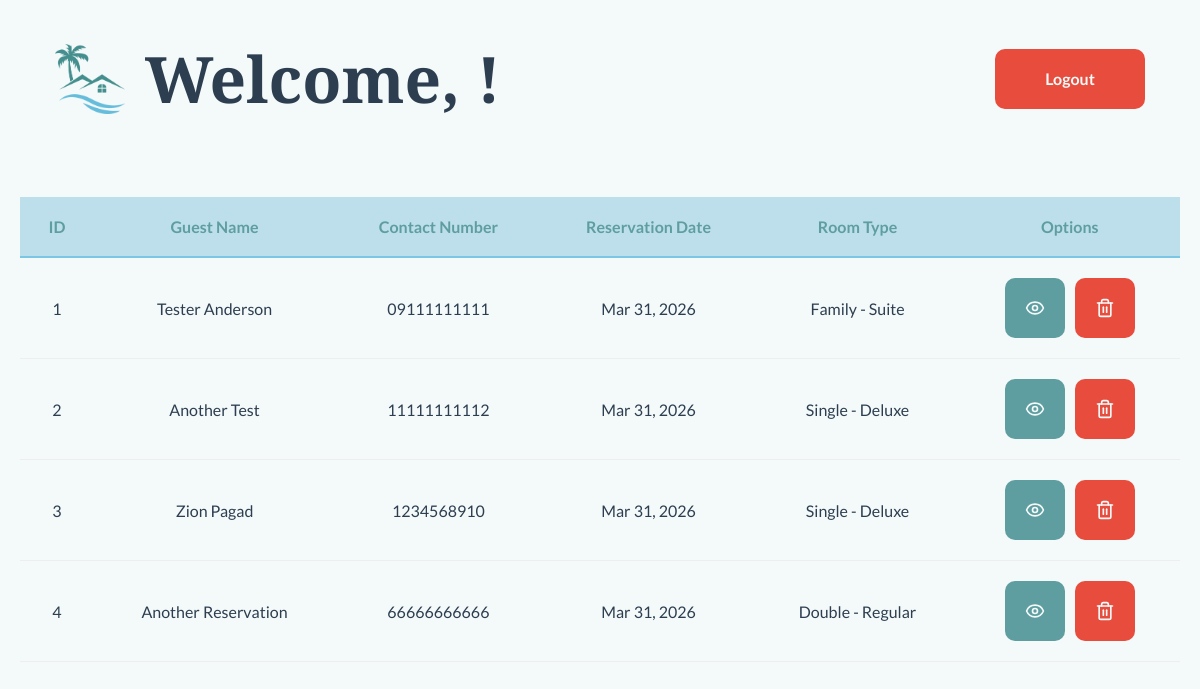
The app's page /admin.php with its own data.
### tables this page shows
CREATE TABLE `tbl_reservation` (
  `reservationID` int(11) NOT NULL,
  `guestID` int(11) NOT NULL,
  `reservationDate` date DEFAULT NULL,
  `reservationStartDate` date DEFAULT NULL,
  `reservationEndDate` date DEFAULT NULL,
  `reservationRoomType` varchar(7) DEFAULT NULL,
  `reservationRoomCapacity` varchar(6) DEFAULT NULL,
  `reservationPaymentType` varchar(11) DEFAULT NULL,
  `reservationNoOfDays` int(3) DEFAULT NULL
);

CREATE TABLE `tbl_guests` (
  `guestID` int(11) NOT NULL,
  `guestName` varchar(50) DEFAULT NULL,
  `guestContact` varchar(11) DEFAULT NULL
);

### admin.php (the view, shortened to what this page needs)
<!DOCTYPE html>
<html lang="en">
<head>
    <link rel="stylesheet" href="css/main.css">
    <link rel="stylesheet" href="css/admin.css">
</head>
<body>
    <?php
    require 'includes/dbconn.php';
    try {
        $sql = "SELECT r.reservationID, g.guestName, g.guestContact, r.reservationDate, r.reservationRoomType, r.reservationRoomCapacity FROM tbl_reservation r INNER JOIN tbl_guests g ON r.guestID = g.guestID ORDER BY r.reservationID ASC";
        $stmt = $pdo->query($sql);
        $reservations = $stmt->fetchAll();
    } catch (PDOException $e) {
        die("Error fetching reservations: " . $e->getMessage());
    }
    ?>
    <div class="container d-flex flex-column justify-center gap-40">
        <div class="admin-header d-flex justify-between align-center" style="padding: 35px;">
            <div class="d-flex justify-center align-center gap-20">
                <img src="img/kubo-breeze-logo.png" alt="" style="height:70px; width:70px;">
                <h1 class="admin-title">Welcome, <?php echo $_SESSION['admin_user']; ?>!</h1>
            </div>
            <form action="<?php echo htmlspecialchars($_SERVER['PHP_SELF']); ?>" method="post">
                <input type="submit" name="btnLogout" value="Logout" class="btn-reservation-reset-btn">
            </form>
        </div>
        <div class="reservation-table d-flex justify-center">
            <table>
                <thead>
                    <tr>
                        <th colspan="1">ID</th>
                        <th colspan="1">Guest Name</th>
                        <th colspan="1">Contact Number</th>
                        <th colspan="1">Reservation Date</th>
                        <th colspan="1">Room Type</th>
                        <th colspan="1">Options</th>
                    </tr>
                </thead>
                <tbody>
                    <?php if (count($reservations) > 0): ?>
                        <?php foreach ($reservations as $row): ?>
                            <tr style="border-bottom: 1px solid #eee;">
                                <td colspan="1"><?= $row['reservationID'] ?></td>
                                <td colspan="1"><?= htmlspecialchars($row['guestName']) ?></td>
                                <td colspan="1"><?= htmlspecialchars($row['guestContact']) ?></td>
                                <td colspan="1"><?= date('M d, Y', strtotime($row['reservationDate'])) ?></td>
                                <td colspan="1">
                                    <?= $row['reservationRoomCapacity'] ?> - <?= $row['reservationRoomType'] ?>
                                </td>
                                <td colspan="1" style="text-align: center;">
                                    <div class="d-flex gap-10 justify-center">
                                        <a href="UpdateReservation.php?id=<?= $row['reservationID'] ?>" class="btn-reservation-header d-flex justify-center align-center" style="width:60px; height:60px;"><i data-lucide="eye"></i></a>
                                        <a href="DeleteReservation.php?id=<?= $row['reservationID'] ?>" class="btn-reservation-reset-btn d-flex justify-center align-center" style="width:60px; height:60px;" onclick="return confirm('Are you sure you want to delete this reservation?');"><i data-lucide="trash"></i></a>
                                    </div>
                                </td>
                            </tr>
                        <?php endforeach; ?>
                    <?php else: ?>
                        <tr>
                            <td colspan="6">No reservations found.</td>
                        </tr>
                    <?php endif; ?>
                </tbody>
            </table>
        </div>
    </div>
</body>
</html>

### css/main.css (style rules this page uses)
* { margin:0; padding:0; box-sizing:border-box; }
img { pointer-events:none; }
a { text-decoration: none; color: var(--text-main); }
[data-lucide] { width: 20px; height: 20px; stroke-width: 2px; vertical-align: middle; }

### css/admin.css (style rules this page uses)
body { background: var(--bg-main); }
.admin-title { font-family: var(--font-heading); font-size: var(--page-heading); font-weight: bold; color: var(--text-main); }
table { width:100%; border-collapse: collapse; border-radius:20px; }
thead { font-family: var(--font-body); font-size: var(--ui); font-weight: bold; color: var(--primary); background: var(--secondary-disabled); }
tbody { font-family: var(--font-body); font-size: var(--page-body); color: var(--text-main); }
thead tr th { border-bottom: 2px solid var(--secondary); padding: 20px; }
tbody tr td { text-align: center; padding: 20px; }

### css/variables.css (style rules this page uses)
:root { --font-heading: 'Playfair Display', sans-serif; --font-body: 'Lato', sans-serif; --page-heading: 64px; --section-heading: 36px; --page-body: 16px; --ui: 16px; --font-bold: bold; --primary: #5F9EA0; --primary-hover: #4d8284; --primary-pressed: #3d6668; --primary-disabled: #a0c2c3; --secondary: #7BC6E5; --secondary-hover: #5daed1; --secondary-pressed: #4491b4; --secondary-disabled: #bcdfeb; --accent: #F9D057; --accent-hover: #e0b63a; --accent-pressed: #c29d2b; --accent-disabled: #fce8ad; --bg-main: #F4F9F9; --bg-white: #FFFFFF; --text-main: #2C3E50; --text-light: #7F8C8D; --text-white: #F4F9F9; --success: #27ae60; --success-hover: #2ecc71; --success-pressed: #1e8449; --failure: #e74c3c; --failure-hover: #ff5e4d; --failure-pressed: #c0392b; }

### css/layout.css (style rules this page uses)
.container { max-width:1400px; margin: 0 auto; padding: 0 20px; }

### css/components.css (style rules this page uses)
.btn-reservation-header { width:150px; height:60px !important; background: var(--primary); font-family: var(--font-body); font-weight: var(--font-bold); font-size: var(--ui); color: var(--text-white) !important; border-radius: 10px; transition: 0.4s ease; cursor:pointer; }
.btn-reservation-reset-btn { width:150px; height:60px !important; background: var(--failure); font-family: var(--font-body); font-weight: var(--font-bold); font-size: var(--ui); color: var(--text-white) !important; border-radius: 10px; transition: 0.4s ease; cursor:pointer; border:none; }

### css/util.css (style rules this page uses)
.d-flex { display:flex !important; }
.align-center { align-items:center !important; }
.justify-between { justify-content: space-between !important; }
.justify-center { justify-content:center !important; }
.flex-column { flex-direction:column !important; }
.gap-10 { gap: 10px; }
.gap-20 { gap: 20px; }
.gap-40 { gap: 40px; }

### records on screen
tbl_reservation: reservationID "1", guestID.guestName "Tester Anderson", guestID.guestContact "09111111111", reservationDate "Mar 31, 2026", reservationRoomCapacity "Family", reservationRoomType "Suite"
tbl_reservation: reservationID "2", guestID.guestName "Another Test", guestID.guestContact "11111111112", reservationDate "Mar 31, 2026", reservationRoomCapacity "Single", reservationRoomType "Deluxe"
tbl_reservation: reservationID "3", guestID.guestName "Zion Pagad", guestID.guestContact "1234568910", reservationDate "Mar 31, 2026", reservationRoomCapacity "Single", reservationRoomType "Deluxe"
tbl_reservation: reservationID "4", guestID.guestName "Another Reservation", guestID.guestContact "66666666666", reservationDate "Mar 31, 2026", reservationRoomCapacity "Double", reservationRoomType "Regular"
